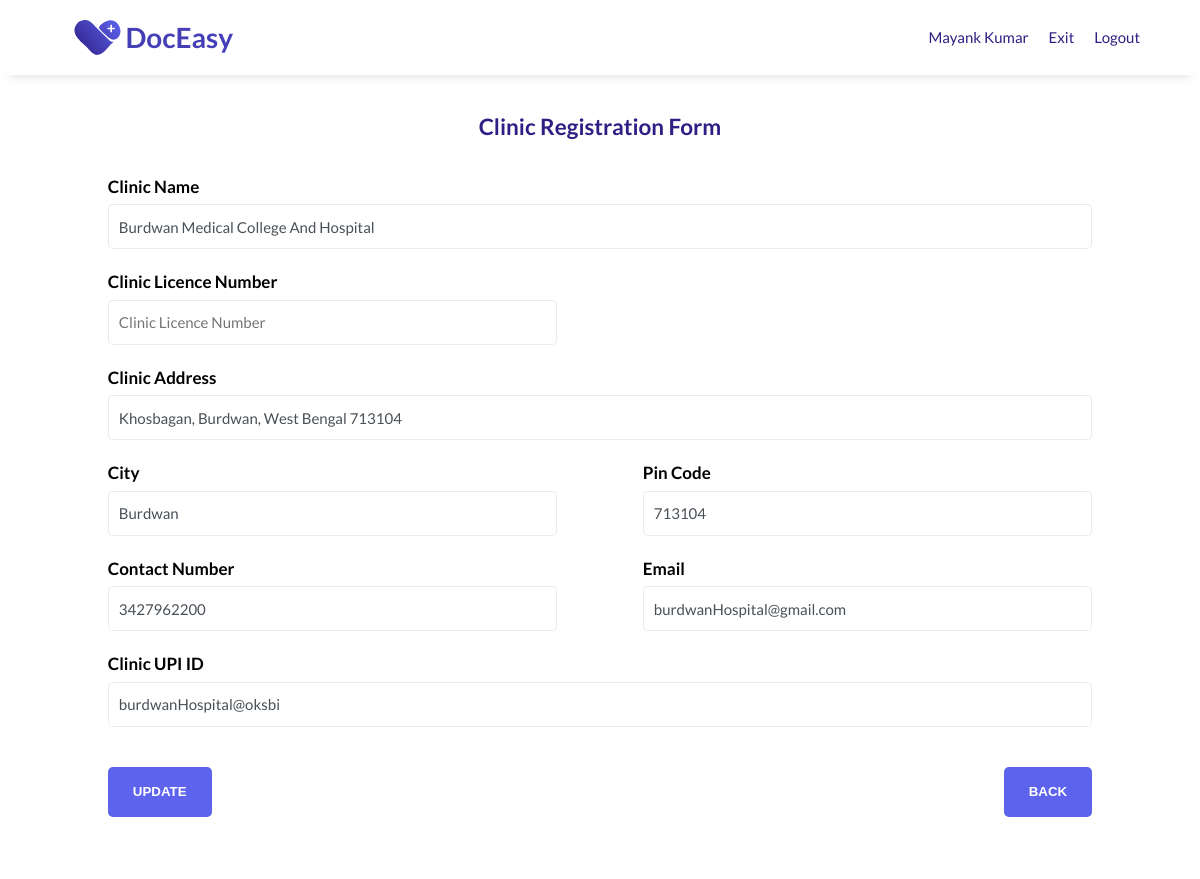
The app's page /public/dashboard/ProfilePage/updateClinicProfile.php (signed in), older data.
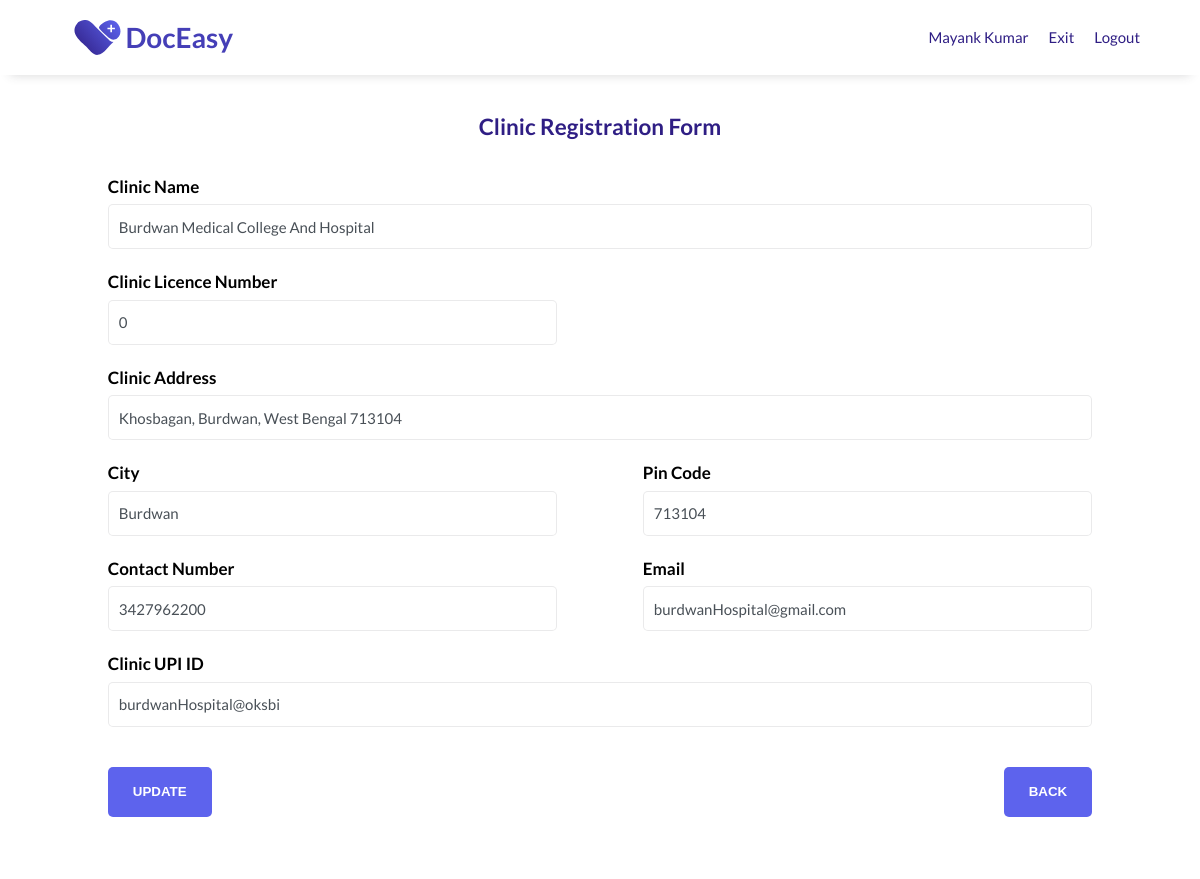
The same page, newer data.
### tables this page shows
CREATE TABLE `management` (
  `m_id` int(2) UNSIGNED NOT NULL,
  `clinic_id` int(4) UNSIGNED DEFAULT NULL,
  `username` varchar(10) NOT NULL,
  `password` int(10) UNSIGNED NOT NULL,
  `full_name` varchar(50) NOT NULL,
  `aadhar_no` bigint(12) UNSIGNED NOT NULL,
  `phn_no` bigint(10) UNSIGNED NOT NULL,
  `Email` varchar(50) NOT NULL
);

CREATE TABLE `clinic` (
  `id` int(4) UNSIGNED NOT NULL,
  `clinic_name` varchar(100) NOT NULL,
  `licence_no` bigint(15) UNSIGNED NOT NULL,
  `address` varchar(200) NOT NULL,
  `city` varchar(50) NOT NULL,
  `pin_code` int(6) UNSIGNED NOT NULL,
  `contact_no` bigint(10) UNSIGNED NOT NULL,
  `email` varchar(50) NOT NULL,
  `clinic_upi_id` varchar(50) NOT NULL
);

### public/dashboard/ProfilePage/updateClinicProfile.php (the view, shortened to what the changed rows need)
<?php
include "../../config.php";
if ($_SESSION["loggedIn"]) {
?>
    <!DOCTYPE html>
    <html lang="en">
    <head>
        <link rel="stylesheet" type="text/css" href="/assets/css/clinicRegister.css" />
    </head>
    <body>
        <?php
        $uname =  $_SESSION["uname"];
        $sql = "SELECT * FROM management,clinic WHERE clinic.id = management.clinic_id AND username='$uname'";
        $result = $conn->query($sql);
        $row = $result->fetch_assoc();
        if ($row) {
        ?>
            <header id="header">
                <div class="logo">
                    <a href="../managementDash.php">
                        <img class="logo-img" id="header-img" src="/assets/images/doceasy/doceasy-logo.svg" alt="DocEasy logo" />
                    </a>
                </div>
                <nav id="nav-bar">
                    <ul>
                        <li><a class="nav-link" href="#"><?php echo $row["full_name"]; ?></a></li>
                        <li><a class="nav-link" href="../managementDash.php">Exit</a></li>
                        <li><a class="nav-link" href="/public/logout/managementLogout.php">Logout</a></li>
                    </ul>
                </nav>
            </header>
            <main>
                <section id="registration">
                    <h2>Clinic Registration Form</h2>
                    <div class="grid">
                        <form id="form" action="" method="POST">
                            <div class="column-100">
                                <div class="form-group">
                                    <label id="clinic-name-label" for="clinic-name"><strong>Clinic Name</strong></label>
                                    <input type="text" name="clinic_name" class="form-control" id="Clinic-name" placeholder="Clinic Name" value="<?php echo $row['clinic_name']; ?>" required />
                                </div>
                            </div>
                            <div class="column-50">
                                <div class="form-group">
                                    <label id="licence-no-label" for="licence-no"><strong>Clinic Licence Number</strong></label>
                                    <input type="number" name="licence_no" class="form-control" id="licence-no" placeholder="Clinic Licence Number" value="<?php echo $row['licence_no']; ?>" required />
                                </div>
                            </div>
                            <div class="column-100">
                                <div class="form-group">
                                    <label id="address-label" for="address"><strong>Clinic Address</strong></label>
                                    <input type="text" name="address" class="form-control" id="address" placeholder="Clinic Address" value="<?php echo $row['address']; ?>" required />
                                </div>
                            </div>
                            <div class="column-50">
                                <div class="form-group">
                                    <label id="city-label" for="city"><strong>City</strong></label>
                                    <input type="text" name="city" class="form-control" id="city" placeholder="City" value="<?php echo $row['city']; ?>" required />
                                </div>
                            </div>
                            <div class="column-50">
                                <div class="form-group">
                                    <label id="pin-label" for="pin-code"><strong>Pin Code</strong></label>
                                    <input type="number" name="pin_code" class="form-control" id="pin-code" placeholder="Pin-code" value="<?php echo $row['pin_code']; ?>" required />
                                </div>
                            </div>
                            <div class="column-50">
                                <div class="form-group">
                                    <label id="phn-label" for="phn-no"><strong>Contact Number</strong></label>
                                    <input type="tel" name="contact_no" class="form-control" id="phn-no" placeholder="Phone Number" value="<?php echo $row['contact_no']; ?>" required />
                                </div>
                            </div>
                            <div class="column-50">
                                <div class="form-group">
                                    <label id="email-label" for="email"><strong>Email</strong></label>
                                    <input type="email" name="email" class="form-control" id="email" placeholder="Email address" value="<?php echo $row['email']; ?>" required />
                                </div>
                            </div>
                            <div class="column-100">
                                <div class="form-group">
                                    <label id="upi-label" for="upi-id"><strong>Clinic UPI ID</strong></label>
                                    <input type="text" name="clinic_upi_id" class="form-control" id="upi" placeholder="UPI ID" value="<?php echo $row['clinic_upi_id']; ?>" required />
                                </div>
                            </div>
                            <div class="column-50">
                                <div class="form-group">
                                    <input id="submit" type="submit" value="Update" name="update" class="btn" />
                                </div>
                            </div>
                            <div class="column-50">
                                <div class="form-group">
                                    <a href="/public/dashboard/managementDash.php">
                                        <input id="back" type="button" value="back" class="btn" />
                                    </a>
                                </div>
                            </div>
                        </form>
                    </div>
                </section>
            </main>
    </body>
<?php
        }
    } else {
        header("Location: /public/login/ManagementLogin.php");
    }
?>
    </html>

Row changes from the older to the newer data that the page shows:
changed management "Mayank Kumar": licence_no (not shown) → "0"
